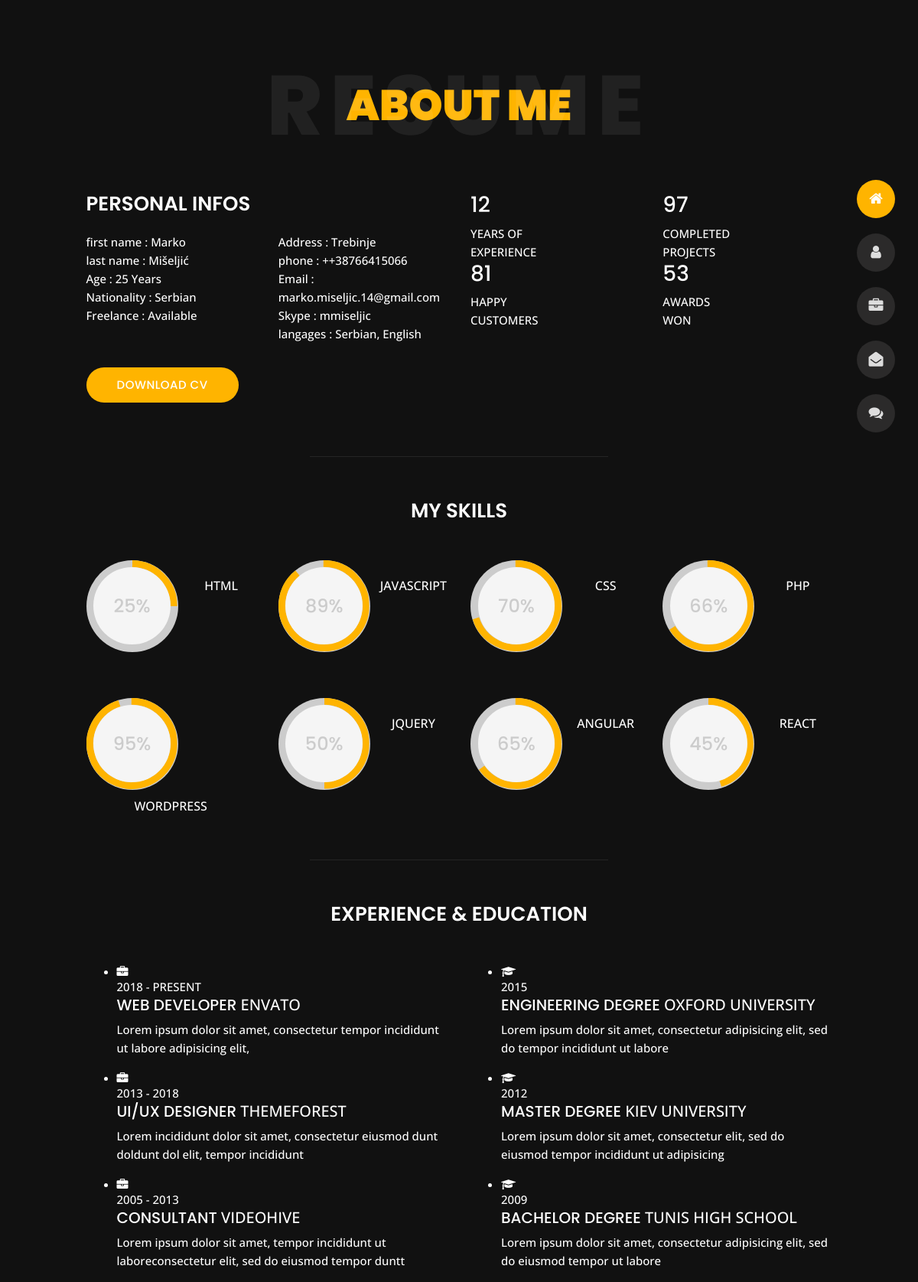
The page /about/ on the database its author committed.
### resume/models.py (models this page shows, shortened)
class Resume(models.Model):
    first_name = models.CharField(max_length=30)
    last_name = models.CharField(max_length=30)
    age = models.IntegerField()
    nationality = models.CharField(max_length=30)
    freelance = models.CharField(max_length=30, default="Available")
    address = models.CharField(max_length=30)
    phone = models.CharField(max_length=15)
    email = models.EmailField(max_length=50)
    skype = models.CharField(max_length=30)
    languages = models.CharField(max_length=30)

### resume/views.py (the view)
# urls.py: path('about/', views.about_page, name='about'),
def about_page(request):
    resume = Resume.objects.get(pk=1)
    return render(request, 'resume/about.html', {'resume': resume})

### resume/templates/resume/about.html (shortened to what this page needs)
{% extends 'resume/base.html' %}
{% block content %}
    <section class="title-section text-left text-sm-center revealator-slideup revealator-once revealator-delay1">
        <h1>ABOUT <span>ME</span></h1>
        <span class="title-bg">Resume</span>
    </section>
    <section class="main-content revealator-slideup revealator-once revealator-delay1">
        <div class="container">
            <div class="row">
                <div class="col-12 col-lg-5 col-xl-6">
                    <div class="row">
                        <div class="col-12">
                            <h3 class="text-uppercase custom-title mb-0 ft-wt-600">personal infos</h3>
                        </div>
                        <div class="col-6">
                            <ul class="about-list list-unstyled open-sans-font">
                                <li><span class="title">first name :</span> <span
                                        class="value d-block d-sm-inline-block d-lg-block d-xl-inline-block">{{ resume.first_name }}</span>
                                </li>
                                <li><span class="title">last name :</span> <span
                                        class="value d-block d-sm-inline-block d-lg-block d-xl-inline-block">{{ resume.last_name }}</span>
                                </li>
                                <li><span class="title">Age :</span> <span
                                        class="value d-block d-sm-inline-block d-lg-block d-xl-inline-block">{{ resume.age }} Years</span>
                                </li>
                                <li><span class="title">Nationality :</span> <span
                                        class="value d-block d-sm-inline-block d-lg-block d-xl-inline-block">{{ resume.nationality }}</span>
                                </li>
                                <li><span class="title">Freelance :</span> <span
                                        class="value d-block d-sm-inline-block d-lg-block d-xl-inline-block">{{ resume.freelance }}</span>
                                </li>
                            </ul>
                        </div>
                        <div class="col-6">
                            <ul class="about-list list-unstyled open-sans-font">
                                <li><span class="title">Address :</span> <span
                                        class="value d-block d-sm-inline-block d-lg-block d-xl-inline-block">{{ resume.address }}</span>
                                </li>
                                <li><span class="title">phone :</span> <span
                                        class="value d-block d-sm-inline-block d-lg-block d-xl-inline-block">+{{ resume.phone }}</span>
                                </li>
                                <li><span class="title">Email :</span> <span
                                        class="value d-block d-sm-inline-block d-lg-block d-xl-inline-block">{{ resume.email }}</span>
                                </li>
                                <li><span class="title">Skype :</span> <span
                                        class="value d-block d-sm-inline-block d-lg-block d-xl-inline-block">{{ resume.skype }}</span>
                                </li>
                                <li><span class="title">langages :</span> <span
                                        class="value d-block d-sm-inline-block d-lg-block d-xl-inline-block">{{ resume.languages }}</span>
                                </li>
                            </ul>
                        </div>
                        <div class="col-12 mt-3">
                            <a href="about.html" class="btn btn-download">Download CV</a>
                        </div>
                    </div>
                </div>
                <div class="col-12 col-lg-7 col-xl-6 mt-5 mt-lg-0">
                    <div class="row">
                        <div class="col-6">
                            <div class="box-stats with-margin">
                                <h3 class="poppins-font position-relative">12</h3>
                                <p class="open-sans-font m-0 position-relative text-uppercase">years of <span
                                        class="d-block">experience</span></p>
                            </div>
                        </div>
                        <div class="col-6">
                            <div class="box-stats with-margin">
                                <h3 class="poppins-font position-relative">97</h3>
                                <p class="open-sans-font m-0 position-relative text-uppercase">completed <span
                                        class="d-block">projects</span></p>
                            </div>
                        </div>
                        <div class="col-6">
                            <div class="box-stats">
                                <h3 class="poppins-font position-relative">81</h3>
                                <p class="open-sans-font m-0 position-relative text-uppercase">Happy<span
                                        class="d-block">customers</span></p>
                            </div>
                        </div>
                        <div class="col-6">
                            <div class="box-stats">
                                <h3 class="poppins-font position-relative">53</h3>
                                <p class="open-sans-font m-0 position-relative text-uppercase">awards <span
                                        class="d-block">won</span></p>
                            </div>
                        </div>
                    </div>
                </div>
            </div>
            <hr class="separator">
            <div class="row">
                <div class="col-12">
                    <h3 class="text-uppercase pb-4 pb-sm-5 mb-3 mb-sm-0 text-left text-sm-center custom-title ft-wt-600">
                        My Skills</h3>
                </div>
                <div class="col-6 col-md-3 mb-3 mb-sm-5">
                    <div class="c100 p25">
                        <span>25%</span>
                    </div>
                    <h6 class="text-uppercase open-sans-font text-center mt-2 mt-sm-4">html</h6>
                </div>
                <div class="col-6 col-md-3 mb-3 mb-sm-5">
                    <div class="c100 p89">
                        <span>89%</span>
                    </div>
                    <h6 class="text-uppercase open-sans-font text-center mt-2 mt-sm-4">javascript</h6>
                </div>
                <div class="col-6 col-md-3 mb-3 mb-sm-5">
                    <div class="c100 p70">
                        <span>70%</span>
                    </div>
                    <h6 class="text-uppercase open-sans-font text-center mt-2 mt-sm-4">css</h6>
                </div>
                <div class="col-6 col-md-3 mb-3 mb-sm-5">
                    <div class="c100 p66">
                        <span>66%</span>
                    </div>
                    <h6 class="text-uppercase open-sans-font text-center mt-2 mt-sm-4">php</h6>
                </div>
                <div class="col-6 col-md-3 mb-3 mb-sm-5">
                    <div class="c100 p95">
                        <span>95%</span>
                    </div>
                    <h6 class="text-uppercase open-sans-font text-center mt-2 mt-sm-4">wordpress</h6>
                </div>
                <div class="col-6 col-md-3 mb-3 mb-sm-5">
                    <div class="c100 p50">
                        <span>50%</span>
                    </div>
                    <h6 class="text-uppercase open-sans-font text-center mt-2 mt-sm-4">jquery</h6>
                </div>
                <div class="col-6 col-md-3 mb-3 mb-sm-5">
                    <div class="c100 p65">
                        <span>65%</span>
                    </div>
                    <h6 class="text-uppercase open-sans-font text-center mt-2 mt-sm-4">angular</h6>
                </div>
                <div class="col-6 col-md-3 mb-3 mb-sm-5">
                    <div class="c100 p45">
                        <span>45%</span>
                    </div>
                    <h6 class="text-uppercase open-sans-font text-center mt-2 mt-sm-4">react</h6>
                </div>
            </div>
            <hr class="separator mt-1">
            <div class="row">
                <div class="col-12">
                    <h3 class="text-uppercase pb-5 mb-0 text-left text-sm-center custom-title ft-wt-600">Experience
                        <span>&</span> Education</h3>
                </div>
                <div class="col-lg-6 m-15px-tb">
                    <div class="resume-box">
                        <ul>
                            <li>
                                <div class="icon">
                                    <i class="fa fa-briefcase"></i>
                                </div>
                                <span class="time open-sans-font text-uppercase">2018 - Present</span>
                                <h5 class="poppins-font text-uppercase">Web Developer <span
                                        class="place open-sans-font">Envato</span></h5>
                                <p class="open-sans-font">Lorem ipsum dolor sit amet, consectetur tempor incididunt ut
                                    labore adipisicing elit, </p>
                            </li>
                            <li>
                                <div class="icon">
                                    <i class="fa fa-briefcase"></i>
                                </div>
                                <span class="time open-sans-font text-uppercase">2013 - 2018</span>
                                <h5 class="poppins-font text-uppercase">UI/UX Designer <span
                                        class="place open-sans-font">Themeforest</span></h5>
                                <p class="open-sans-font">Lorem incididunt dolor sit amet, consectetur eiusmod dunt
                                    doldunt dol elit, tempor incididunt</p>
                            </li>
                            <li>
                                <div class="icon">
                                    <i class="fa fa-briefcase"></i>
                                </div>
                                <span class="time open-sans-font text-uppercase">2005 - 2013</span>
                                <h5 class="poppins-font text-uppercase">Consultant <span class="place open-sans-font">Videohive</span>
                                </h5>
                                <p class="open-sans-font">Lorem ipsum dolor sit amet, tempor incididunt ut
                                    laboreconsectetur elit, sed do eiusmod tempor duntt</p>
                            </li>
                        </ul>
                    </div>
                </div>
                <div class="col-lg-6 m-15px-tb">
                    <div class="resume-box">
                        <ul>
                            <li>
                                <div class="icon">
                                    <i class="fa fa-graduation-cap"></i>
                                </div>
                                <span class="time open-sans-font text-uppercase">2015</span>
                                <h5 class="poppins-font text-uppercase">Engineering Degree <span
                                        class="place open-sans-font">Oxford University</span></h5>
                                <p class="open-sans-font">Lorem ipsum dolor sit amet, consectetur adipisicing elit, sed
                                    do tempor incididunt ut labore</p>
                            </li>
                            <li>
                                <div class="icon">
                                    <i class="fa fa-graduation-cap"></i>
                                </div>
                                <span class="time open-sans-font text-uppercase">2012</span>
                                <h5 class="poppins-font text-uppercase">Master Degree <span
                                        class="place open-sans-font">Kiev University</span></h5>
                                <p class="open-sans-font">Lorem ipsum dolor sit amet, consectetur elit, sed do eiusmod
                                    tempor incididunt ut adipisicing</p>
                            </li>
                            <li>
                                <div class="icon">
                                    <i class="fa fa-graduation-cap"></i>
                                </div>
                                <span class="time open-sans-font text-uppercase">2009</span>
                                <h5 class="poppins-font text-uppercase">Bachelor Degree <span
                                        class="place open-sans-font">Tunis High School</span></h5>
                                <p class="open-sans-font">Lorem ipsum dolor sit amet, consectetur adipisicing elit, sed
                                    do eiusmod tempor ut labore</p>
                            </li>
                        </ul>
                    </div>
                </div>
            </div>
        </div>
    </section>
{% endblock content %}

### rows shown on the page
Resume: first_name "Marko", last_name "Mišeljić", age "25", nationality "Serbian", freelance "Available", address "Trebinje", phone "+38766415066", email "marko.miseljic.14@gmail.com", skype "mmiseljic", languages "Serbian, English"
